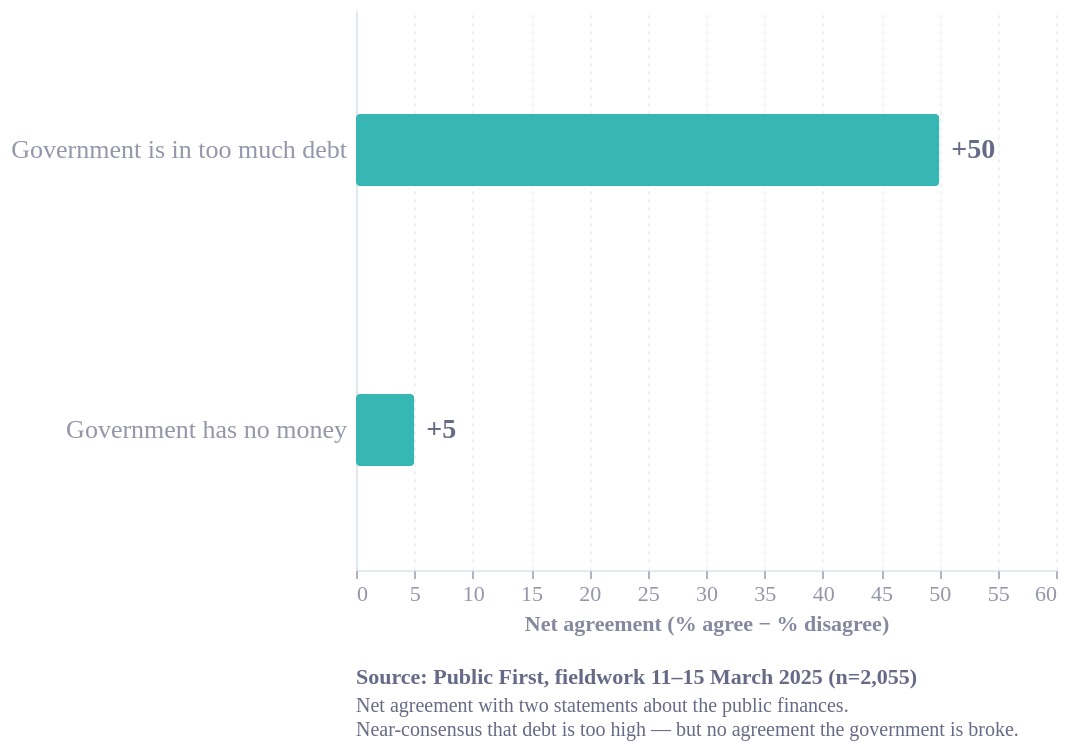

Write the Vega-Lite specification saved for this chart.
### Vega-Lite specification from a JSON file in a GitHub repository (floating-point values rounded to 4 significant figures)
{"config": {"font": "Circular Std", "text": {"color": "#676A86", "align": "left", "baseline": "middle", "dx": 7, "dy": 0, "fontSize": 11}, "view": {"stroke": "transparent", "continuousWidth": 400, "continuousHeight": 300, "discreteWidth": 400, "discreteHeight": 300, "fill": "transparent"}, "range": {"category": ["#36B7B4", "#E6224B", "#F4C245", "#0063AF", "#00A767", "#179FDB", "#EB5C2E", "#5C267B", "#122B39"], "diverging": ["#E6224B", "#E54753", "#C9C9C9", "#179FDB", "#122B39"], "heatmap": ["#C9C9C9", "#179FDB", "#0063AF", "#122B39"], "ordinal": ["#00A767", "#36B7B4", "#179FDB", "#0063AF", "#243B5A"]}, "bar": {"color": "#179fdb"}, "line": {"color": "#e6224b"}, "rule": {"color": "#676A86"}, "area": {"opacity": 0.8}, "point": {"filled": true, "size": 80, "color": "#e6224b", "opacity": 0.95}, "geoshape": {"stroke": "white", "strokeWidth": 0.3}, "rect": {"fill": "#d6d4d4", "opacity": 0.3}, "axis": {"labelColor": "#676A86", "labelFontSize": 11, "labelFont": "Circular Std", "labelOpacity": 0.7, "tickColor": "#676A86", "tickOpacity": 0.5, "domainColor": "#cbd5e1", "domainOpacity": 0.5, "gridColor": "#e5e7eb", "gridDash": [2, 2], "gridOpacity": 0.5, "title": null, "titleColor": "#676A86", "titleOpacity": 0.8, "tickSize": 4}, "axisXDiscrete": {"grid": false, "labelAngle": 0, "tickCount": 10, "tickOpacity": 0.5, "title": null}, "axisYDiscrete": {"ticks": false, "labelPadding": 5}, "axisXTemporal": {"grid": false, "ticks": true}, "axisXQuantitative": {"grid": true}, "axisYQuantitative": {"gridColor": "#676A86", "gridDash": [1, 5], "gridOpacity": 0.5, "ticks": false, "labelPadding": 5, "tickCount": 8, "titleAngle": 0, "titleAlign": "left", "titleBaseline": "bottom", "titleX": 0, "titleY": -5}, "title": {"color": "#676A86E6", "subtitleColor": "#676A86", "font": "Circular Std", "subtitleFont": "Circular Std", "anchor": "start", "fontSize": 14, "subtitleFontSize": 12, "subtitlePadding": 4, "offset": 0, "frame": "group"}, "legend": {"titleColor": "#122b39", "title": null, "labelColor": "#122b39", "labelFontSize": 11}, "background": "white"}, "layer": [{"mark": {"type": "bar", "cornerRadius": 2, "size": 36}, "encoding": {"color": {"field": "series", "legend": null, "type": "nominal"}, "x": {"axis": {"grid": true, "labelFontSize": 11}, "field": "net", "scale": {"domain": [0, 60]}, "title": "Net agreement (% agree − % disagree)", "type": "quantitative"}, "y": {"axis": {"labelFontSize": 13, "labelLimit": 300}, "field": "stmt", "sort": "-x", "title": null, "type": "nominal"}}}, {"mark": {"type": "text", "align": "left", "color": "#676A86", "dx": 6, "fontSize": 14, "fontWeight": "bold"}, "encoding": {"text": {"field": "net", "format": "+d", "type": "quantitative"}, "x": {"field": "net", "type": "quantitative"}, "y": {"axis": {"labelFontSize": 13, "labelLimit": 300}, "field": "stmt", "sort": "-x", "title": null, "type": "nominal"}}}], "data": {"name": "data-ff337996e3fcb8ada9a9a70839bc0bcb"}, "height": 280, "title": {"text": "Source: Public First, fieldwork 11–15 March 2025 (n=2,055)", "anchor": "start", "color": "#676A86", "dy": 12, "fontSize": 11, "orient": "bottom", "subtitle": ["Net agreement with two statements about the public finances.", "Near-consensus that debt is too high — but no agreement the government is broke."], "subtitleColor": "#676A86", "subtitleFontSize": 10}, "width": 350, "$schema": "https://vega.github.io/schema/vega-lite/v6.4.1.json", "datasets": {"data-ff337996e3fcb8ada9a9a70839bc0bcb": [{"stmt": "Government is in too much debt", "net": 50, "series": "net"}, {"stmt": "Government has no money", "net": 5, "series": "net"}]}}
